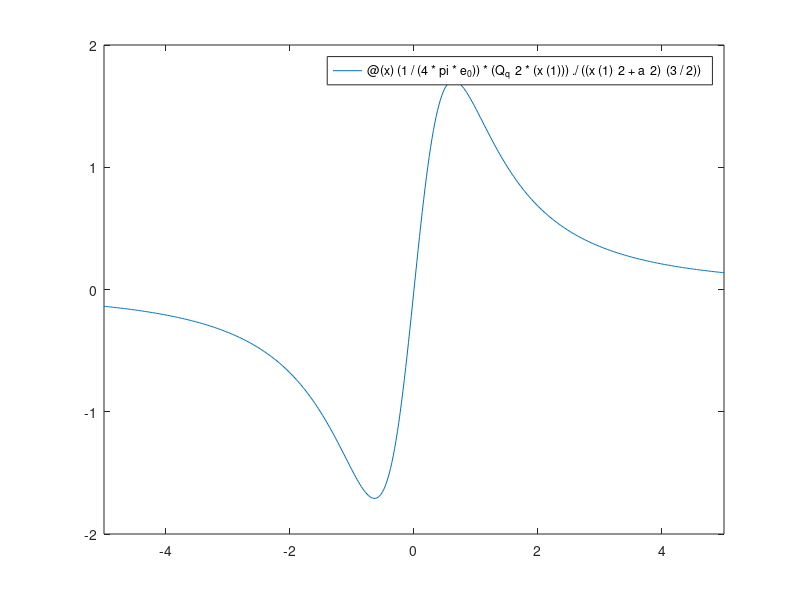

Here is the MATLAB script that generated this plot:
clear; clc;
format long 

% parameters 
e_0 = 8.85e-12; 
Q_q = 2e-5; 
a = 0.9; 

% force function 
fx = @(x) (1/(4*pi*e_0)) * (Q_q^2 * (x(1))) ./ ((x(1)^2 + a^2)^(3/2));
fplot(fx)
h = 0.01; % step size 
x(1) = -1; % initial condition

% Newton's Method 
maxit = 100; 
tol = 1e-12; 
for i=1:maxit
    fx1 = (fx(x(i)+h) - fx(x(i)-h)) / (2*h); 
    fx2 = (fx(x(i)+h) - 2*fx(x(i)) + fx(x(i)-h)) / (h^2); 
    if (abs(fx1) < tol) 
        break; 
    end
    x(i+1) = x(i) - fx1/fx2; 
    fprintf('%10.5f %8.5f %8.5f %8.5f \n', x(i),fx(x(i)), fx1, fx2)
end
    
% fminunc() function
fx_negative = @(x) -((1/(4*pi*e_0)) * (Q_q^2 * (x(1))) ./ ((x(1)^2 + a^2)^(3/2)));
[x_max,fmaxval] = fminunc(fx_negative,1); 
disp(x_max) 
